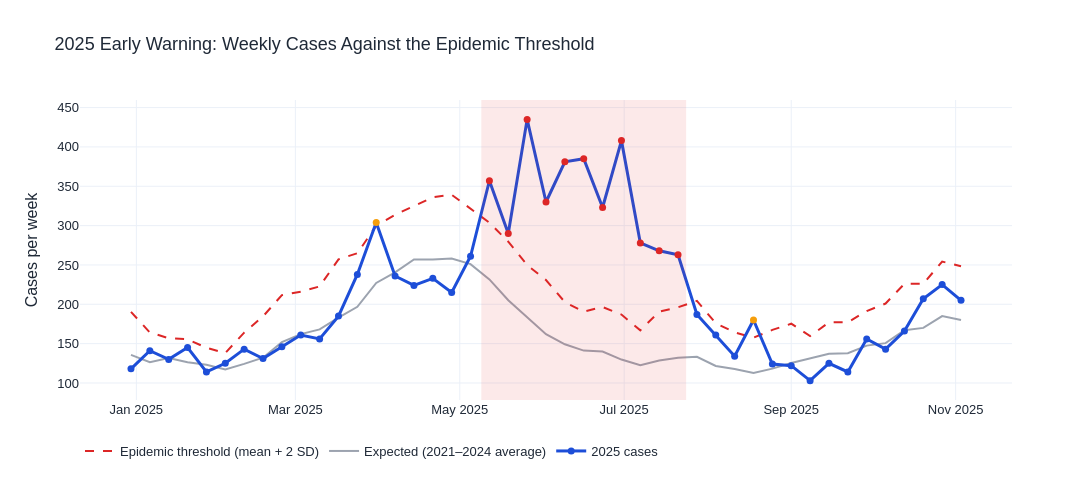

Write notebook code for a chart like this one.
### Markdown cell above
## Step 3 — Early Warning: Epidemic Thresholds and Alert Rules

For each ISO week, the expected level and threshold (mean + 2 SD) are computed from 2021–2024, pooling each week with its neighbours (12 values per week). A single week above the threshold is treated as a signal to verify; two or more consecutive weeks above it trigger an alert. Excess cases are counts above the expected level during alert weeks.

### Code cell
# Lesson 19 — Step 3: Early warning — epidemic thresholds and alert rules
series["cases"] = series["nowcast"]                      # best current estimate for every week
series["year"] = series["onset_week"].dt.isocalendar().year.astype(int)
series["iso_week"] = series["onset_week"].dt.isocalendar().week.astype(int)

# --- Threshold for each ISO week: historical mean + 2 SD (2021–2024) ---
# Each week's baseline pools that week and the weeks either side (3 weeks × 4 years = 12 values),
# which gives a smoother, more stable threshold than 4 values alone
hist = series[series["year"] <= 2024][["iso_week", "cases"]]
pooled = pd.concat([hist.assign(iso_week=(hist["iso_week"] - 1 + shift) % 52 + 1) for shift in (-1, 0, 1)])
baseline = pooled.groupby("iso_week")["cases"].agg(expected="mean", sd="std").reset_index()
baseline["threshold"] = baseline["expected"] + 2 * baseline["sd"]

y25 = series[series["year"] == 2025].merge(baseline, on="iso_week")
y25["above"] = y25["cases"] > y25["threshold"]
# Alert rule: at least 2 consecutive weeks above threshold (single-week signals are verified first)
y25["alert"] = y25["above"] & (y25["above"].shift(1, fill_value=False) | y25["above"].shift(-1, fill_value=False))

signals = y25.loc[y25["above"] & ~y25["alert"], "iso_week"].tolist()
alert_weeks = y25.loc[y25["alert"], "iso_week"].tolist()
first_alert = y25.loc[y25["alert"], "onset_week"].min()
print(f"Single-week signals (verify before acting): weeks {signals}")
print(f"Alert weeks (2+ consecutive weeks above threshold): {alert_weeks}")
print(f"First alert: ISO week {y25.loc[y25['alert'], 'iso_week'].min()} (week of {first_alert:%d %b %Y})")
excess = (y25.loc[y25["alert"], "cases"] - y25.loc[y25["alert"], "expected"]).sum()
print(f"Excess cases above the historical average during alert weeks: {excess:,.0f}")

# --- Figure: 2025 against the expected level and the epidemic threshold ---
fig = go.Figure()
fig.add_trace(go.Scatter(x=y25["onset_week"], y=y25["threshold"], name="Epidemic threshold (mean + 2 SD)",
                         line=dict(color="#DC2626", width=2, dash="dash"),
                         hovertemplate="Threshold: %{y:.0f}<extra></extra>"))
fig.add_trace(go.Scatter(x=y25["onset_week"], y=y25["expected"], name="Expected (2021–2024 average)",
                         line=dict(color="#9CA3AF", width=2), fill=None,
                         hovertemplate="Expected: %{y:.0f}<extra></extra>"))
fig.add_trace(go.Scatter(x=y25["onset_week"], y=y25["cases"], name="2025 cases",
                         mode="lines+markers", line=dict(color="#1D4ED8", width=3),
                         marker=dict(size=7, color=np.where(y25["alert"], "#DC2626",
                                                            np.where(y25["above"], "#F59E0B", "#1D4ED8"))),
                         customdata=np.column_stack([y25["iso_week"],
                                                     np.where(y25["alert"], "ALERT",
                                                              np.where(y25["above"], "Signal — verify", "Normal"))]),
                         hovertemplate="ISO week %{customdata[0]}: <b>%{y:.0f}</b> cases — %{customdata[1]}<extra></extra>"))
for _, block in y25[y25["alert"]].groupby((~y25["alert"]).cumsum()):
    fig.add_vrect(x0=block["onset_week"].min() - pd.Timedelta(days=3),
                  x1=block["onset_week"].max() + pd.Timedelta(days=3),
                  fillcolor="#DC2626", opacity=0.10, line_width=0)
fig.update_layout(**HOUSE, title="2025 Early Warning: Weekly Cases Against the Epidemic Threshold",
                  height=480, width=1100, hovermode="x unified", yaxis_title="Cases per week",
                  legend=dict(orientation="h", yanchor="top", y=-0.12, xanchor="left", x=0))
fig.update_xaxes(hoverformat="Week of %d %b %Y")
fig.show()
fig_alert = fig

### Figure 1 — Plotly figure (JSON) as saved in the notebook; plotly's stock layout.template omitted (floating-point values rounded to 4 significant figures)
{"data": [{"hovertemplate": "Threshold: %{y:.0f}<extra></extra>", "line": {"color": "#DC2626", "dash": "dash", "width": 2}, "name": "Epidemic threshold (mean + 2 SD)", "type": "scatter", "x": ["2024-12-30T00:00:00.000000", "2025-01-06T00:00:00.000000", "2025-01-13T00:00:00.000000", "2025-01-20T00:00:00.000000", "2025-01-27T00:00:00.000000", "2025-02-03T00:00:00.000000", "2025-02-10T00:00:00.000000", "2025-02-17T00:00:00.000000", "2025-02-24T00:00:00.000000", "2025-03-03T00:00:00.000000", "2025-03-10T00:00:00.000000", "2025-03-17T00:00:00.000000", "2025-03-24T00:00:00.000000", "2025-03-31T00:00:00.000000", "2025-04-07T00:00:00.000000", "2025-04-14T00:00:00.000000", "2025-04-21T00:00:00.000000", "2025-04-28T00:00:00.000000", "2025-05-05T00:00:00.000000", "2025-05-12T00:00:00.000000", "2025-05-19T00:00:00.000000", "2025-05-26T00:00:00.000000", "2025-06-02T00:00:00.000000", "2025-06-09T00:00:00.000000", "2025-06-16T00:00:00.000000", "2025-06-23T00:00:00.000000", "2025-06-30T00:00:00.000000", "2025-07-07T00:00:00.000000", "2025-07-14T00:00:00.000000", "2025-07-21T00:00:00.000000", "2025-07-28T00:00:00.000000", "2025-08-04T00:00:00.000000", "2025-08-11T00:00:00.000000", "2025-08-18T00:00:00.000000", "2025-08-25T00:00:00.000000", "2025-09-01T00:00:00.000000", "2025-09-08T00:00:00.000000", "2025-09-15T00:00:00.000000", "2025-09-22T00:00:00.000000", "2025-09-29T00:00:00.000000", "2025-10-06T00:00:00.000000", "2025-10-13T00:00:00.000000", "2025-10-20T00:00:00.000000", "2025-10-27T00:00:00.000000", "2025-11-03T00:00:00.000000"], "y": [190.3, 164.2, 156.9, 155.5, 144.7, 138.0, 164.0, 184.6, 211.7, 216.0, 222.7, 257.1, 264.9, 299.7, 313.8, 325.3, 336.0, 339.2, 321.5, 303.8, 279.5, 249.9, 230.8, 202.8, 190.6, 196.6, 187.0, 166.9, 190.6, 196.2, 204.3, 175.8, 164.4, 157.5, 167.4, 175.3, 159.7, 177.0, 177.2, 191.4, 200.9, 226.0, 226.1, 254.3, 248.4]}, {"hovertemplate": "Expected: %{y:.0f}<extra></extra>", "line": {"color": "#9CA3AF", "width": 2}, "name": "Expected (2021–2024 average)", "type": "scatter", "x": ["2024-12-30T00:00:00.000000", "2025-01-06T00:00:00.000000", "2025-01-13T00:00:00.000000", "2025-01-20T00:00:00.000000", "2025-01-27T00:00:00.000000", "2025-02-03T00:00:00.000000", "2025-02-10T00:00:00.000000", "2025-02-17T00:00:00.000000", "2025-02-24T00:00:00.000000", "2025-03-03T00:00:00.000000", "2025-03-10T00:00:00.000000", "2025-03-17T00:00:00.000000", "2025-03-24T00:00:00.000000", "2025-03-31T00:00:00.000000", "2025-04-07T00:00:00.000000", "2025-04-14T00:00:00.000000", "2025-04-21T00:00:00.000000", "2025-04-28T00:00:00.000000", "2025-05-05T00:00:00.000000", "2025-05-12T00:00:00.000000", "2025-05-19T00:00:00.000000", "2025-05-26T00:00:00.000000", "2025-06-02T00:00:00.000000", "2025-06-09T00:00:00.000000", "2025-06-16T00:00:00.000000", "2025-06-23T00:00:00.000000", "2025-06-30T00:00:00.000000", "2025-07-07T00:00:00.000000", "2025-07-14T00:00:00.000000", "2025-07-21T00:00:00.000000", "2025-07-28T00:00:00.000000", "2025-08-04T00:00:00.000000", "2025-08-11T00:00:00.000000", "2025-08-18T00:00:00.000000", "2025-08-25T00:00:00.000000", "2025-09-01T00:00:00.000000", "2025-09-08T00:00:00.000000", "2025-09-15T00:00:00.000000", "2025-09-22T00:00:00.000000", "2025-09-29T00:00:00.000000", "2025-10-06T00:00:00.000000", "2025-10-13T00:00:00.000000", "2025-10-20T00:00:00.000000", "2025-10-27T00:00:00.000000", "2025-11-03T00:00:00.000000"], "y": [135.8, 126.5, 131.8, 126.3, 123.2, 117.3, 124.2, 132.2, 151.9, 162.1, 168.2, 183.2, 196.8, 227.1, 240.5, 257.1, 256.9, 258.2, 251.1, 231.7, 205.2, 184.1, 162.1, 149.2, 141.2, 140.0, 129.8, 122.6, 128.7, 132.0, 133.3, 121.6, 117.8, 112.6, 118.2, 125.5, 131.2, 137.2, 137.8, 147.5, 150.7, 167.1, 170.0, 185.1, 180.2]}, {"customdata": [["1", "Normal"], ["2", "Normal"], ["3", "Normal"], ["4", "Normal"], ["5", "Normal"], ["6", "Normal"], ["7", "Normal"], ["8", "Normal"], ["9", "Normal"], ["10", "Normal"], ["11", "Normal"], ["12", "Normal"], ["13", "Normal"], ["14", "Signal — verify"], ["15", "Normal"], ["16", "Normal"], ["17", "Normal"], ["18", "Normal"], ["19", "Normal"], ["20", "ALERT"], ["21", "ALERT"], ["22", "ALERT"], ["23", "ALERT"], ["24", "ALERT"], ["25", "ALERT"], ["26", "ALERT"], ["27", "ALERT"], ["28", "ALERT"], ["29", "ALERT"], ["30", "ALERT"], ["31", "Normal"], ["32", "Normal"], ["33", "Normal"], ["34", "Signal — verify"], ["35", "Normal"], ["36", "Normal"], ["37", "Normal"], ["38", "Normal"], ["39", "Normal"], ["40", "Normal"], ["41", "Normal"], ["42", "Normal"], ["43", "Normal"], ["44", "Normal"], ["45", "Normal"]], "hovertemplate": "ISO week %{customdata[0]}: <b>%{y:.0f}</b> cases — %{customdata[1]}<extra></extra>", "line": {"color": "#1D4ED8", "width": 3}, "marker": {"color": ["#1D4ED8", "#1D4ED8", "#1D4ED8", "#1D4ED8", "#1D4ED8", "#1D4ED8", "#1D4ED8", "#1D4ED8", "#1D4ED8", "#1D4ED8", "#1D4ED8", "#1D4ED8", "#1D4ED8", "#F59E0B", "#1D4ED8", "#1D4ED8", "#1D4ED8", "#1D4ED8", "#1D4ED8", "#DC2626", "#DC2626", "#DC2626", "#DC2626", "#DC2626", "#DC2626", "#DC2626", "#DC2626", "#DC2626", "#DC2626", "#DC2626", "#1D4ED8", "#1D4ED8", "#1D4ED8", "#F59E0B", "#1D4ED8", "#1D4ED8", "#1D4ED8", "#1D4ED8", "#1D4ED8", "#1D4ED8", "#1D4ED8", "#1D4ED8", "#1D4ED8", "#1D4ED8", "#1D4ED8"], "size": 7}, "mode": "lines+markers", "name": "2025 cases", "type": "scatter", "x": ["2024-12-30T00:00:00.000000", "2025-01-06T00:00:00.000000", "2025-01-13T00:00:00.000000", "2025-01-20T00:00:00.000000", "2025-01-27T00:00:00.000000", "2025-02-03T00:00:00.000000", "2025-02-10T00:00:00.000000", "2025-02-17T00:00:00.000000", "2025-02-24T00:00:00.000000", "2025-03-03T00:00:00.000000", "2025-03-10T00:00:00.000000", "2025-03-17T00:00:00.000000", "2025-03-24T00:00:00.000000", "2025-03-31T00:00:00.000000", "2025-04-07T00:00:00.000000", "2025-04-14T00:00:00.000000", "2025-04-21T00:00:00.000000", "2025-04-28T00:00:00.000000", "2025-05-05T00:00:00.000000", "2025-05-12T00:00:00.000000", "2025-05-19T00:00:00.000000", "2025-05-26T00:00:00.000000", "2025-06-02T00:00:00.000000", "2025-06-09T00:00:00.000000", "2025-06-16T00:00:00.000000", "2025-06-23T00:00:00.000000", "2025-06-30T00:00:00.000000", "2025-07-07T00:00:00.000000", "2025-07-14T00:00:00.000000", "2025-07-21T00:00:00.000000", "2025-07-28T00:00:00.000000", "2025-08-04T00:00:00.000000", "2025-08-11T00:00:00.000000", "2025-08-18T00:00:00.000000", "2025-08-25T00:00:00.000000", "2025-09-01T00:00:00.000000", "2025-09-08T00:00:00.000000", "2025-09-15T00:00:00.000000", "2025-09-22T00:00:00.000000", "2025-09-29T00:00:00.000000", "2025-10-06T00:00:00.000000", "2025-10-13T00:00:00.000000", "2025-10-20T00:00:00.000000", "2025-10-27T00:00:00.000000", "2025-11-03T00:00:00.000000"], "y": [118.0, 141.0, 130.0, 145.0, 114.0, 125.0, 143.0, 131.0, 146.0, 161.0, 156.0, 185.0, 238.0, 304.0, 236.0, 224.0, 233.0, 215.0, 261.0, 357.0, 290.0, 435.0, 330.0, 381.0, 385.0, 323.0, 408.0, 278.0, 268.0, 263.0, 187.0, 161.0, 134.0, 180.0, 124.0, 122.0, 103.0, 125.0, 114.0, 156.0, 143.0, 166.0, 207.0, 225.0, 205.0]}], "layout": {"font": {"color": "#1F2937", "family": "Arial", "size": 13}, "height": 480, "hoverlabel": {"bgcolor": "white", "bordercolor": "#9CA3AF", "font": {"color": "#111827", "size": 12}}, "hovermode": "x unified", "legend": {"orientation": "h", "x": 0, "xanchor": "left", "y": -0.12, "yanchor": "top"}, "shapes": [{"fillcolor": "#DC2626", "line": {"width": 0}, "opacity": 0.1, "type": "rect", "x0": "2025-05-09T00:00:00", "x1": "2025-07-24T00:00:00", "xref": "x", "y0": 0, "y1": 1, "yref": "y domain"}], "title": {"text": "2025 Early Warning: Weekly Cases Against the Epidemic Threshold"}, "width": 1100, "xaxis": {"hoverformat": "Week of %d %b %Y"}, "yaxis": {"title": {"text": "Cases per week"}}}}
